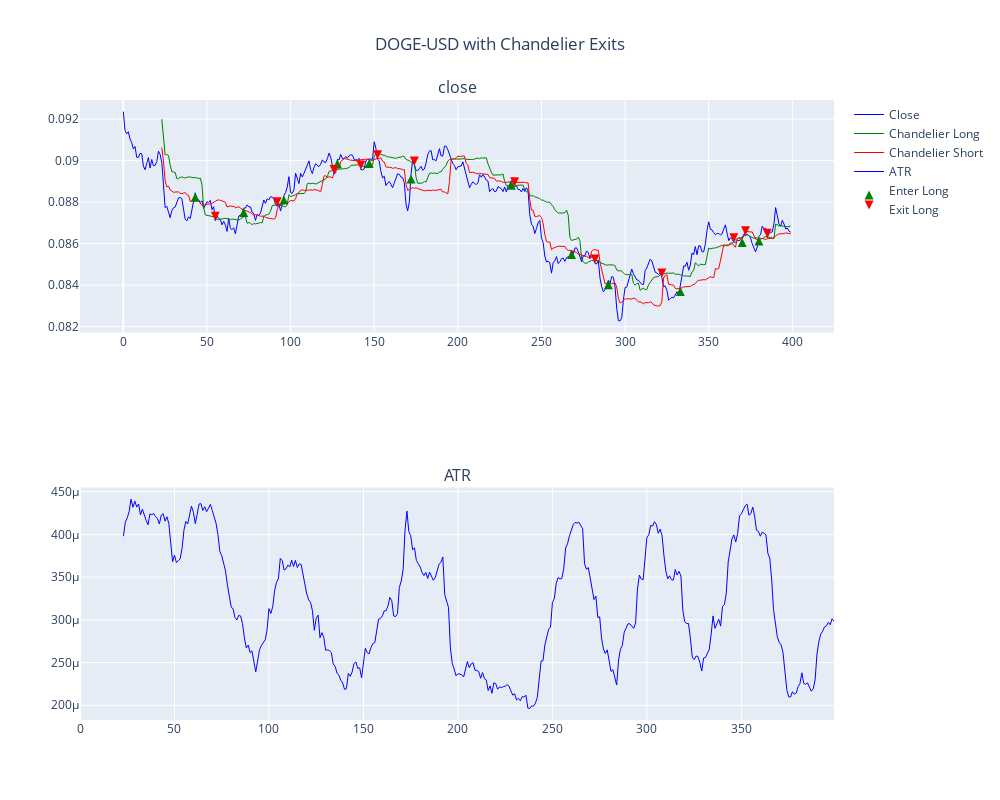

Notebook code for this chart:
### Code cell
# MAIN
symbol = 'DOGE-USD'

# Valid periods: 1d,5d,1mo,3mo,6mo,1y,2y,5y,10y,ytd,max
# Fetch data by interval (including intraday if period < 60 days)
        # valid intervals: 1m,2m,5m,15m,30m,60m,90m,1h,1d,5d,1wk,1mo,3mo
period = '1d'
interval = '15m'
atr_period = 24
prepost = True
today = datetime.date.today()
today_date_str = today.strftime("%Y-%m-%d")#  NOTE: 7 days is the max allowed
days = datetime.timedelta(7)
start_date = today - days
start_date_str = datetime.datetime.strftime(start_date, "%Y-%m-%d")#  Coins to download
df = load_historic_data(symbol, start_date_str, today_date_str, period, interval, prepost)

start_investment = 100
df = df.tail(400)
df.reset_index(inplace=True)
df = calculate_tis(df, atr_period)
df = calculate_signals(df)
df.to_csv('df.csv')

long_entry_prices, long_exit_prices, short_entry_prices, short_exit_prices = execute_strategy(df)
profit = calculate_profit(start_investment, long_entry_prices, long_exit_prices, short_entry_prices, short_exit_prices)
print(f"Total profit: {profit}")

plot_graph(symbol, df, atr_period, long_entry_prices, long_exit_prices, short_entry_prices, short_exit_prices)

### Figure 1 — Plotly figure (JSON) as saved in the notebook; plotly's stock layout.template omitted (floating-point values rounded to 4 significant figures; data arrays with more than 128 entries replaced by an {"elided": "..."} marker saying what was removed)
{"data": [{"line": {"color": "blue", "width": 1}, "name": "Close", "type": "scatter", "x": {"elided": "400 int values"}, "xaxis": "x", "y": {"elided": "400 float values"}, "yaxis": "y"}, {"line": {"color": "green", "width": 1}, "name": "Chandelier Long", "type": "scatter", "x": {"elided": "400 int values"}, "xaxis": "x", "y": {"elided": "400 float values"}, "yaxis": "y"}, {"line": {"color": "red", "width": 1}, "name": "Chandelier Short", "type": "scatter", "x": {"elided": "400 int values"}, "xaxis": "x", "y": {"elided": "400 float values"}, "yaxis": "y"}, {"line": {"color": "blue", "width": 1}, "name": "ATR", "type": "scatter", "x": {"elided": "400 int values"}, "xaxis": "x2", "y": {"elided": "400 float values"}, "yaxis": "y2"}, {"marker": {"color": "green", "size": 9, "symbol": "arrow-up"}, "mode": "markers", "name": "Enter Long", "type": "scatter", "x": {"elided": "400 int values"}, "y": {"elided": "400 float values"}}, {"marker": {"color": "red", "size": 9, "symbol": "arrow-down"}, "mode": "markers", "name": "Exit Long", "type": "scatter", "x": {"elided": "400 int values"}, "y": {"elided": "400 float values"}}], "layout": {"annotations": [{"font": {"size": 16}, "showarrow": false, "text": "close", "x": 0.5, "xanchor": "center", "xref": "paper", "y": 1, "yanchor": "bottom", "yref": "paper"}, {"font": {"size": 16}, "showarrow": false, "text": "ATR", "x": 0.5, "xanchor": "center", "xref": "paper", "y": 0.375, "yanchor": "bottom", "yref": "paper"}], "autosize": false, "height": 800, "title": {"text": "DOGE-USD with Chandelier Exits", "x": 0.5}, "width": 1000, "xaxis": {"anchor": "y", "domain": [0, 1]}, "xaxis2": {"anchor": "y2", "domain": [0, 1]}, "yaxis": {"anchor": "x", "domain": [0.625, 1]}, "yaxis2": {"anchor": "x2", "domain": [0, 0.375]}}}
